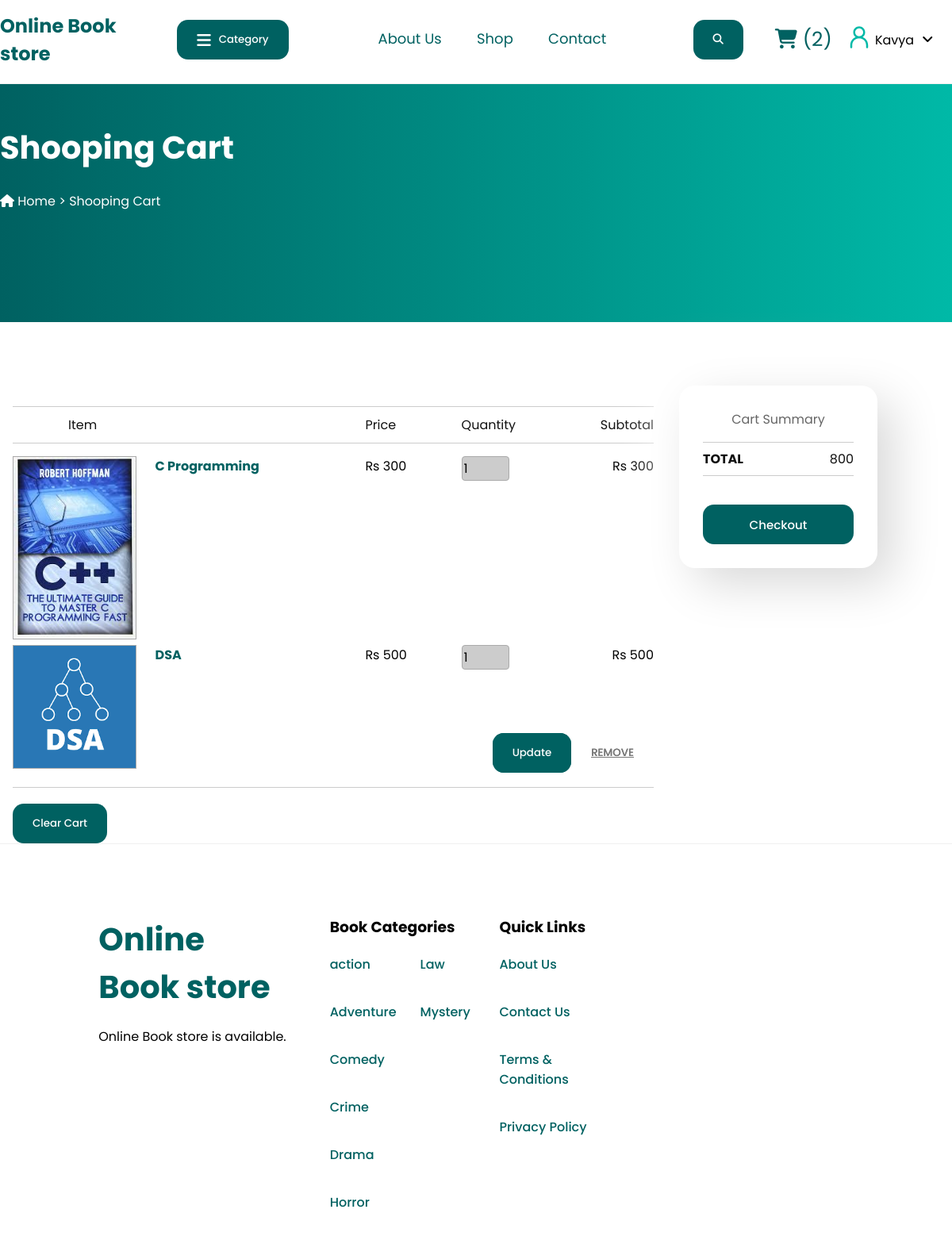
The page /cart.php (signed in) on the database its author committed.
### tables this page shows
CREATE TABLE `cart` (
  `id` int(11) NOT NULL,
  `user_id` int(20) NOT NULL,
  `title` varchar(100) NOT NULL,
  `price` int(20) NOT NULL,
  `quantity` int(20) NOT NULL,
  `image` varchar(100) NOT NULL
);

### cart.php (the view, shortened to what this page needs)
<?php
$title = 'Shooping Cart';
include './php/config.php';
if(isset($_SESSION['admin_id'])){
        $user_id = $_SESSION['admin_id'];
        include './templates/admin_header.php';
    } elseif(isset($_SESSION['user_id'])){
        $user_id = $_SESSION['user_id'];
        include './templates/user_header.php';
}   else
    header('location:login.php');
?>
<link rel="stylesheet" href="./css/cart.css">
    <div class="title-section">
        <div class="title-section-container">
            <h1><?php echo $title ?></h1>
            <br>
            <ul class="breadcrump">
                <li><i class="fa-solid fa-house"></i> Home</li>
                <li>&gt; <?php echo $title ?></li>
            </ul>
        </div>
    </div>
<div class="main-container" style="align-items: flex-start;">
        <div class="cart-container">
            <div class="basket">
            <div class="basket-labels">
                <ul>
                <li class="item item-heading">Item</li>
                <li class="price">Price</li>
                <li class="quantity">Quantity</li>
                <li class="subtotal">Subtotal</li>
                </ul>
            </div>
            <div class="basket-product" style="margin-bottom:20px;">
            <?php
                $total = 0;
                $select_cart = mysqli_query($con, "SELECT * FROM cart WHERE user_id = $user_id") or die('query failed');
                if(mysqli_num_rows($select_cart) > 0){
                    while($fetch_cart = mysqli_fetch_assoc($select_cart)){
            ?>
        <main>
            <div class="item">
                <div class="product-image">
                    <img src="src/uploads/<?php echo $fetch_cart['image']; ?>" alt="Placholder Image 2" class="product-frame">
                </div>
                <div class="product-details">
                    <h1><strong><?php echo  $fetch_cart['title']; ?></strong></h1>
                </div>
            </div>
            <div class="price">Rs <?php echo $fetch_cart['price']; ?>
            </div>
            <div class="quantity">
                <form action="" method="post">
                 <input type="number" name="quantity" value="<?php echo $fetch_cart['quantity']; ?>" min="1" class="quantity-field">
            </div>
            <div class="subtotal">Rs <?php echo $sub_total = ($fetch_cart['quantity'] * $fetch_cart['price']) ?>
            </div>
            <div class="remove">
                <input type="submit" name="update_cart" value="Update" class="btn update-btn">
                <a href="cart.php?delete=<?php echo $fetch_cart['id']; ?>" onclick="return confirm('Delete this from cart?')"><button>Remove</button></a>
            </div>
                <?php $total += $sub_total;?>
            </main>
                <?php
                    }
                    } else {
                        echo '<p class="empty" style="margin-bottom:20px!important;">Your cart is empty!</p>';
                        echo '<a href="shop.php" ><button>Go to Shop</button></a>
                        ';
                    }
                ?>
                </div>
                <?php  if(isset($total)){
                    echo '<div class="clear-cart-btn">
                        <a href="cart.php?clear=true" onclick="return confirm("Delete all from cart?")"><button>Clear Cart</button></a>
                    </div>';
                }
                ?>
            </div>
                <aside>
                    <div class="summary">
                        <div class="summary-total-items"><span class="total-items"></span> Cart Summary</div>
                        <div class="summary-total">
                        <div class="total-title">Total</div>
                        <div class="total-value final-value" id="basket-total"><?php if(isset($total)){
                            echo $total;
                        } else echo '0';  ?></div>
                        </div>
                        <div class="summary-checkout">
                           <a href="checkout.php" class="btn <?php if(isset($total)){echo '';}else echo 'disable'; ?>">Checkout</a>
                        </div>
                    </div>
                </aside>
</div>
</div>
<?php
    include './templates/footer.php';
?>

### css/style.css (style rules this page uses)
:root { --color-primary: #006161; --color-secondary: #00B9A7; --color-tertiary: #FFFFFF; --color-grey01: #AAAAAA; --color-grey02: #E1E1E1; --color-grey03: #F0F0F0; --color-primary-soft: #F0EEFF; --color-orange: #FF754C; --btn-hover: #00B9A7; }
* { font-family: 'Poppins', sans-serif; margin: 0; padding: 0; box-sizing: border-box; text-decoration: none; align-items: center; }
a { color: var(--color-primary); transition: all .2s ease-in-out; }
button, .btn { display: inline-flex; padding: 0 25px; height: 50px; border: none; border-radius: 14px; cursor: pointer; background-color: var(--color-primary); color: white; text-transform: capitalize; align-items: center; font-weight: 500; margin: 0px 0; }
h1 { font-size: 40px; color: var(--color-primary); }
.main-container { max-width: 1200px; margin: auto; height: 100%; display: flex; flex-direction: column; justify-content: center; align-items: center; padding-top: 80px; }

### css/register.css (style rules this page uses)
form { display: flex; flex-direction: column; justify-content: center; align-items: center; }
.btn { margin-top: 20px; }

### css/cart.css (style rules this page uses)
.title-section { height: 300px; padding: 50px 0 50px 0; background: linear-gradient(to right, var(--color-primary), var(--color-secondary)); }
.title-section-container { width: 1200px; margin: auto; }
.title-section-container>h1 { color: white; }
.breadcrump>li { color: white; }
.title-section-container>ul { list-style: none; }
.title-section-container>ul li { display: inline; }
.product-details h1 { font-size: 16px!important; font-weight: normal; margin: 0; padding: 0; }
img, .basket-module, .basket-labels, .basket-product { width: 100%; }
input, .basket, .basket-module, .basket-labels, .item, .price, .quantity, .subtotal, .basket-product, .product-image, .product-details { float: left; }
.cart-container { width: 100%; }
.basket, aside { padding: 0 1rem; -webkit-box-sizing: border-box; -moz-box-sizing: border-box; box-sizing: border-box; }
.basket { width: 70%; }
.basket form { display: unset; }
.basket-labels { border-top: 1px solid #ccc; border-bottom: 1px solid #ccc; margin-top: 1.625rem; }
ul { list-style: none; margin: 0; padding: 0; }
li { color: #111; display: inline-block; padding: 0.625rem 0; }
.item { width: 55%; }
.price, .quantity, .subtotal { width: 15%; }
.subtotal { text-align: right; }
.remove { display: flex; align-items: center; bottom: 1.125rem; position: absolute; right: 0; text-align: right; width: unset; }
.remove button { background-color: transparent; color: #777; float: none; text-decoration: underline; text-transform: uppercase; }
.remove .update-btn { margin-top: 0; }
.item-heading { padding-left: 4.375rem; -webkit-box-sizing: border-box; -moz-box-sizing: border-box; box-sizing: border-box; }
.basket-product { border-bottom: 1px solid #ccc; padding: 1rem 0; position: relative; }
.product-image { width: 35%; }
.product-details { width: 65%; }
.product-frame { border: 1px solid #aaa; }
.product-details { padding: 0 1.5rem; -webkit-box-sizing: border-box; -moz-box-sizing: border-box; box-sizing: border-box; }
.quantity-field { background-color: #ccc; border: 1px solid #aaa; border-radius: 4px; font-size: 16px; padding: 2px; width: 3.75rem; }
aside { float: right; position: relative; width: 30%; }
.summary { border-radius: 20px; padding: 30px; width: 250px; box-sizing: border-box; box-shadow: 20px 20px 60px #d9d9d9, -20px -20px 60px #ffffff; }
.summary-total-items { color: #666; font-size: 16px; text-align: center; }
.summary-subtotal, .summary-total { border-top: 1px solid #ccc; border-bottom: 1px solid #ccc; clear: both; margin: 1rem 0; overflow: hidden; padding: 0.5rem 0; }
.subtotal-title, .subtotal-value, .total-title, .total-value { color: #111; float: left; width: 50%; }
.subtotal-value, .total-value { text-align: right; }
.total-title { font-weight: bold; text-transform: uppercase; }
.summary-checkout { display: block; }
.summary-checkout .btn { width: 100%; font-size: 15px; justify-content: center; }

### rows shown on the page
cart: image (picture), title "C Programming", price "300", quantity "1"
cart: image (picture), title "DSA", price "500", quantity "1"

### other values the page prints
$cart_rows_number "2"
$_SESSION['user_name'] "Kavya"
$title "Shooping Cart"
$total "800"
